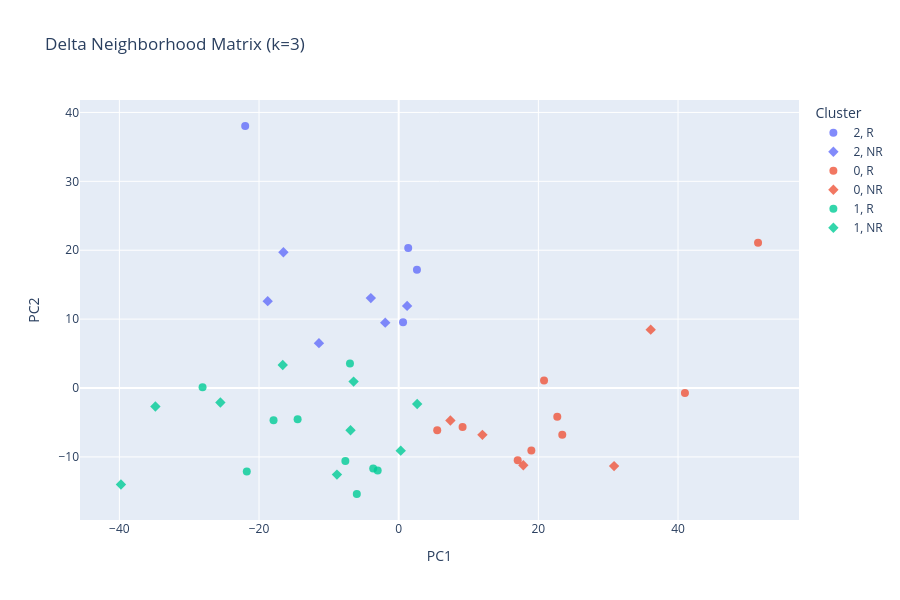

Write notebook code for a chart like this one.
### Markdown cell above
#### K means clustering

### Code cell
import pandas as pd
from sklearn.cluster import KMeans
import matplotlib.pyplot as plt
import seaborn as sns
import os
os.environ["OMP_NUM_THREADS"] = "1"
import warnings
warnings.filterwarnings("ignore")
import plotly.express as px
import my_functions
import importlib
importlib.reload(my_functions)

def apply_get_sample_info(row: pd.Series) -> pd.Series:
    """
    Extracts 'Response' and 'Patient ID' for a given row using an external function.
    Parameters:
    -----------
    row : pd.Series
        A row from a pandas DataFrame, where the index contains 'Sample ID' as the row's name.
    Returns:
        - 'Response': Information retrieved from my_functions.get_sample_info
        - 'Patient ID': Information retrieved from my_functions.get_sample_info
    """
    sample_id = row.name  # 'Sample ID' is assumed to be the row's index
    result = my_functions.get_sample_info(adata, f"{sample_id}_")
    
    return pd.Series({
        'Response': result['Response'],
        'Patient ID': result['Patient ID']
    })

# Combine Responder and non-responder matrix
full_matrix=pd.concat([diff_responder, diff_non_responder])

# Step 1: Choose number of clusters (e.g., 3)
k = 3# You can change this or use elbow method (shown below)

# Step 2: Fit KMeans
kmeans = KMeans(n_clusters=k, n_init=20, max_iter=300, random_state=420)
full_matrix['Cluster'] = kmeans.fit_predict(full_matrix)

# Step 3: Inspect cluster assignments
print(full_matrix['Cluster'].value_counts())

# Step 4: Visualize clusters (e.g., using PCA for 2D view)
from sklearn.decomposition import PCA

pca = PCA(n_components=2)
components = pca.fit_transform(full_matrix.drop('Cluster', axis=1))
full_matrix['PC1'] = components[:, 0]
full_matrix['PC2'] = components[:, 1]

# Add the new columns by applying the function row-wise
full_matrix_with_info=full_matrix
full_matrix_with_info[['Response', 'Patient ID']] = full_matrix_with_info.apply(apply_get_sample_info, axis=1)
# display(full_matrix_with_info)

# Step 3: Interactive plot
# Interactive plot with color by cluster and shape by response status
fig = px.scatter(
    full_matrix_with_info,
    x='PC1',
    y='PC2',
    color=full_matrix_with_info['Cluster'].astype(str),
    symbol='Response',  # Change marker shape based on Response
    title=f'Delta Neighborhood Matrix (k={k})',
    labels={'color': 'Cluster', 'symbol': 'Response'},
    hover_data=full_matrix_with_info.columns
)
fig.update_traces(marker=dict(size=8, opacity=0.8))
fig.update_layout(legend_title='Cluster')
fig.update_layout(width=900, height=600)
fig.show()

cluster_analysis=my_functions.cluster_response(full_matrix_with_info,"Run", "Cluster", "Response")['cluster_output_with_tumor_info']     
display(cluster_analysis)

### Figure 1 — Plotly figure (JSON) as saved in the notebook; plotly's stock layout.template omitted (floating-point values rounded to 4 significant figures; data arrays with more than 128 entries replaced by an {"elided": "..."} marker saying what was removed)
{"data": [{"customdata": [[0.1319, 0.1194, -0.1882, 0, -8.138, -5.353, 0.195, 1.796, 0, 24.16, 6.678, -0.02509, -19.38, 2, "R", "A"], [-0.5724, 0.7257, -0.4913, 3.894, 0, -10.12, -2.181, -1.066, -0.04403, 31.7, -0.8181, -0.2525, -20.78, 2, "R", "S"], [-0.4138, -2.11, -0.9501, 3.035, 0, -2.073, -9.063, -1.082, -0.03594, 31.64, -1.336, -1.008, -16.6, 2, "R", "W"], [-0.7592, -2.429, -0.6526, 8.089, 0, -5.265, -3.337, -1.452, -0.08715, 50.87, -0.6749, -1.738, -42.56, 2, "R", "M"]], "hovertemplate": "Cluster=%{customdata[13]}<br>Response=%{customdata[14]}<br>PC1=%{x}<br>PC2=%{y}<br>B_cells=%{customdata[0]}<br>CD4+T_cells=%{customdata[1]}<br>CD8+T_cells=%{customdata[2]}<br>DCs=%{customdata[3]}<br>Endothelial_cells=%{customdata[4]}<br>Fibroblasts/SMCs=%{customdata[5]}<br>Macrophages=%{customdata[6]}<br>Monocytes=%{customdata[7]}<br>NK_cells=%{customdata[8]}<br>Neutrophils=%{customdata[9]}<br>Plasma_cells=%{customdata[10]}<br>Tregs=%{customdata[11]}<br>Tumor_cells=%{customdata[12]}<br>Patient ID=%{customdata[15]}<extra></extra>", "legendgroup": "2, R", "marker": {"color": "#636efa", "opacity": 0.8, "size": 8, "symbol": "circle"}, "mode": "markers", "name": "2, R", "orientation": "v", "showlegend": true, "type": "scatter", "x": [0.6229, 1.363, 2.615, -21.98], "xaxis": "x", "y": [9.537, 20.33, 17.16, 38.03], "yaxis": "y"}, {"customdata": [[-0.3271, -0.9346, -0.5607, 1.262, -0.04673, -2.757, -1.075, 1.168, 0, 27.38, 0.7477, -1.121, -23.74, 2, "NR", "R"], [-0.09034, 1.41, -1.025, 22.73, 0.2555, -10.53, -0.1573, -0.9766, 0, 18.36, -7.597, 0.4642, -22.85, 2, "NR", "N"], [-0.1674, 0.717, 0.7423, 0.7394, 0, 3.836, -1.272, 2.969, 0, 28.58, 0.7539, -0.04109, -36.86, 2, "NR", "E"], [-0.1492, -0.6814, -0.4204, 5.169, 0, -5.9, 1.731, 4.195, -0.07666, 21.45, -1.354, -0.7095, -23.25, 2, "NR", "F"], [-0.4481, 1.498, 1.914, 5.558, 0, 0.9561, -1.443, 2.022, 0, 20.28, 0.6966, -0.2421, -30.79, 2, "NR", "K"], [-0.1675, -0.176, 0, 3.0, 0, -3.56, 0.9561, 1.889, 0, 33.17, 1.839, -0.05583, -36.9, 2, "NR", "L"]], "hovertemplate": "Cluster=%{customdata[13]}<br>Response=%{customdata[14]}<br>PC1=%{x}<br>PC2=%{y}<br>B_cells=%{customdata[0]}<br>CD4+T_cells=%{customdata[1]}<br>CD8+T_cells=%{customdata[2]}<br>DCs=%{customdata[3]}<br>Endothelial_cells=%{customdata[4]}<br>Fibroblasts/SMCs=%{customdata[5]}<br>Macrophages=%{customdata[6]}<br>Monocytes=%{customdata[7]}<br>NK_cells=%{customdata[8]}<br>Neutrophils=%{customdata[9]}<br>Plasma_cells=%{customdata[10]}<br>Tregs=%{customdata[11]}<br>Tumor_cells=%{customdata[12]}<br>Patient ID=%{customdata[15]}<extra></extra>", "legendgroup": "2, NR", "marker": {"color": "#636efa", "opacity": 0.8, "size": 8, "symbol": "diamond"}, "mode": "markers", "name": "2, NR", "orientation": "v", "showlegend": true, "type": "scatter", "x": [-3.988, 1.206, -18.76, -1.927, -11.42, -16.51], "xaxis": "x", "y": [13.05, 11.92, 12.61, 9.485, 6.516, 19.72], "yaxis": "y"}, {"customdata": {"elided": "9x16 mixed values"}, "hovertemplate": "Cluster=%{customdata[13]}<br>Response=%{customdata[14]}<br>PC1=%{x}<br>PC2=%{y}<br>B_cells=%{customdata[0]}<br>CD4+T_cells=%{customdata[1]}<br>CD8+T_cells=%{customdata[2]}<br>DCs=%{customdata[3]}<br>Endothelial_cells=%{customdata[4]}<br>Fibroblasts/SMCs=%{customdata[5]}<br>Macrophages=%{customdata[6]}<br>Monocytes=%{customdata[7]}<br>NK_cells=%{customdata[8]}<br>Neutrophils=%{customdata[9]}<br>Plasma_cells=%{customdata[10]}<br>Tregs=%{customdata[11]}<br>Tumor_cells=%{customdata[12]}<br>Patient ID=%{customdata[15]}<extra></extra>", "legendgroup": "0, R", "marker": {"color": "#EF553B", "opacity": 0.8, "size": 8, "symbol": "circle"}, "mode": "markers", "name": "0, R", "orientation": "v", "showlegend": true, "type": "scatter", "x": [23.42, 40.99, 51.46, 19.0, 22.71, 9.15, 17.04, 20.81, 5.517], "xaxis": "x", "y": [-6.772, -0.736, 21.09, -9.087, -4.171, -5.661, -10.5, 1.083, -6.114], "yaxis": "y"}, {"customdata": [[0.6252, -0.0253, 1.732, 0.3805, -10.1, -2.852, 6.672, -0.07398, 0.001922, 3.91, 1.041, 0.3126, -1.625, 0, "NR", "P"], [0.1499, -0.8607, 0.3392, 3.475, 0, -26.85, -1.764, 1.929, -0.03319, 14.17, 1.5, -0.9243, 8.866, 0, "NR", "R"], [-0.3692, 2.873, 1.677, -0.2171, -0.9227, -0.7283, -4.911, 2.111, -0.01785, 7.463, 0.2102, 0.2118, -7.379, 0, "NR", "T"], [-1.888, -6.876, -4.11, -2.145, 0, -0.8688, -1.283, 0.1181, -0.02734, 5.341, 1.274, -2.23, 12.7, 0, "NR", "U"], [-0.8859, -0.6519, -1.432, 10.5, 0, 1.734, -5.589, -4.16, -0.103, 9.115, 3.03, -0.1595, -11.4, 0, "NR", "G"]], "hovertemplate": "Cluster=%{customdata[13]}<br>Response=%{customdata[14]}<br>PC1=%{x}<br>PC2=%{y}<br>B_cells=%{customdata[0]}<br>CD4+T_cells=%{customdata[1]}<br>CD8+T_cells=%{customdata[2]}<br>DCs=%{customdata[3]}<br>Endothelial_cells=%{customdata[4]}<br>Fibroblasts/SMCs=%{customdata[5]}<br>Macrophages=%{customdata[6]}<br>Monocytes=%{customdata[7]}<br>NK_cells=%{customdata[8]}<br>Neutrophils=%{customdata[9]}<br>Plasma_cells=%{customdata[10]}<br>Tregs=%{customdata[11]}<br>Tumor_cells=%{customdata[12]}<br>Patient ID=%{customdata[15]}<extra></extra>", "legendgroup": "0, NR", "marker": {"color": "#EF553B", "opacity": 0.8, "size": 8, "symbol": "diamond"}, "mode": "markers", "name": "0, NR", "orientation": "v", "showlegend": true, "type": "scatter", "x": [17.85, 36.09, 11.99, 30.84, 7.405], "xaxis": "x", "y": [-11.21, 8.474, -6.8, -11.34, -4.724], "yaxis": "y"}, {"customdata": {"elided": "9x16 mixed values"}, "hovertemplate": "Cluster=%{customdata[13]}<br>Response=%{customdata[14]}<br>PC1=%{x}<br>PC2=%{y}<br>B_cells=%{customdata[0]}<br>CD4+T_cells=%{customdata[1]}<br>CD8+T_cells=%{customdata[2]}<br>DCs=%{customdata[3]}<br>Endothelial_cells=%{customdata[4]}<br>Fibroblasts/SMCs=%{customdata[5]}<br>Macrophages=%{customdata[6]}<br>Monocytes=%{customdata[7]}<br>NK_cells=%{customdata[8]}<br>Neutrophils=%{customdata[9]}<br>Plasma_cells=%{customdata[10]}<br>Tregs=%{customdata[11]}<br>Tumor_cells=%{customdata[12]}<br>Patient ID=%{customdata[15]}<extra></extra>", "legendgroup": "1, R", "marker": {"color": "#00cc96", "opacity": 0.8, "size": 8, "symbol": "circle"}, "mode": "markers", "name": "1, R", "orientation": "v", "showlegend": true, "type": "scatter", "x": [-7.638, -5.996, -3.01, -28.08, -6.977, -21.75, -14.47, -17.92, -3.649], "xaxis": "x", "y": [-10.6, -15.38, -11.99, 0.1167, 3.562, -12.12, -4.53, -4.677, -11.68], "yaxis": "y"}, {"customdata": {"elided": "9x16 mixed values"}, "hovertemplate": "Cluster=%{customdata[13]}<br>Response=%{customdata[14]}<br>PC1=%{x}<br>PC2=%{y}<br>B_cells=%{customdata[0]}<br>CD4+T_cells=%{customdata[1]}<br>CD8+T_cells=%{customdata[2]}<br>DCs=%{customdata[3]}<br>Endothelial_cells=%{customdata[4]}<br>Fibroblasts/SMCs=%{customdata[5]}<br>Macrophages=%{customdata[6]}<br>Monocytes=%{customdata[7]}<br>NK_cells=%{customdata[8]}<br>Neutrophils=%{customdata[9]}<br>Plasma_cells=%{customdata[10]}<br>Tregs=%{customdata[11]}<br>Tumor_cells=%{customdata[12]}<br>Patient ID=%{customdata[15]}<extra></extra>", "legendgroup": "1, NR", "marker": {"color": "#00cc96", "opacity": 0.8, "size": 8, "symbol": "diamond"}, "mode": "markers", "name": "1, NR", "orientation": "v", "showlegend": true, "type": "scatter", "x": [-16.6, 2.647, -6.897, -34.84, -8.842, -25.53, -6.458, 0.292, -39.77], "xaxis": "x", "y": [3.337, -2.321, -6.125, -2.674, -12.57, -2.092, 0.9337, -9.09, -13.99], "yaxis": "y"}], "layout": {"height": 600, "legend": {"title": {"text": "Cluster"}, "tracegroupgap": 0}, "title": {"text": "Delta Neighborhood Matrix (k=3)"}, "width": 900, "xaxis": {"anchor": "y", "autorange": true, "domain": [0, 1], "range": [-45.64, 57.33], "title": {"text": "PC1"}, "type": "linear"}, "yaxis": {"anchor": "x", "autorange": true, "domain": [0, 1], "range": [-19.16, 41.81], "title": {"text": "PC2"}, "type": "linear"}}}
